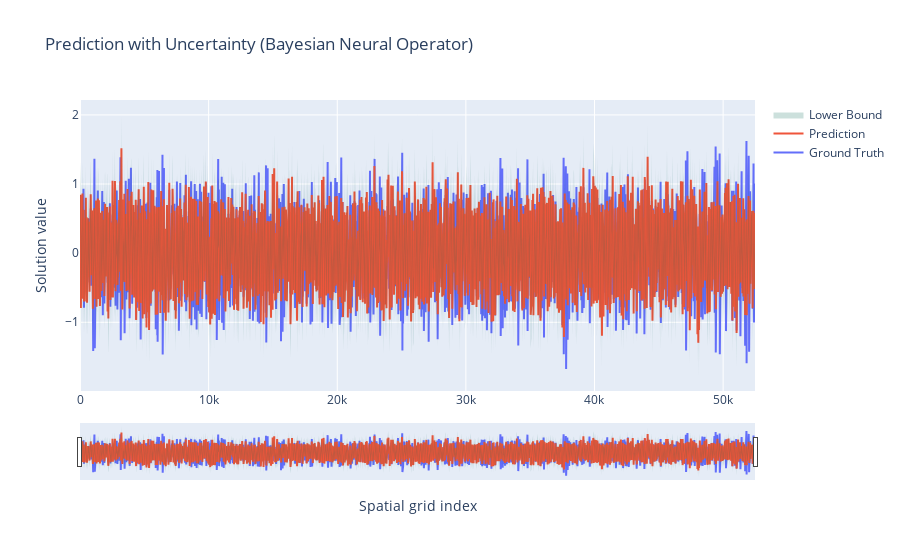

Notebook code for this chart:
### Code cell
fig=go.Figure()
fig.add_trace(go.Scatter(y=gts_flattened, mode='lines', name='Ground Truth'))
fig.add_trace(go.Scatter(y=pred_flatten, mode='lines', name='Prediction'))
# Uncertainty band
fig.add_trace(go.Scatter(
    y=(pred_flatten + pred_std.flatten()),
    mode='lines',
    line=dict(width=0),
    name='Upper Bound',
    showlegend=False
))
fig.add_trace(go.Scatter(
    y=( pred_flatten - pred_std.flatten()),
    mode='lines',
    line=dict(width=0),
    name='Lower Bound',
    fill='tonexty',
    fillcolor='rgba(0,100,80,0.2)',
    showlegend=True
))

fig.update_layout(
        title="Prediction with Uncertainty (Bayesian Neural Operator)",
        xaxis_title="Spatial grid index",
        yaxis_title="Solution value"
    )
# Add range slider
fig.update_layout(
    xaxis=dict(
        rangeslider=dict(
            visible=True
        ),
        type="linear"
    )
)
fig.show()

### Figure 1 — Plotly figure (JSON) as saved in the notebook; plotly's stock layout.template omitted (floating-point values rounded to 4 significant figures; data arrays with more than 128 entries replaced by an {"elided": "..."} marker saying what was removed)
{"data": [{"mode": "lines", "name": "Ground Truth", "type": "scatter", "y": {"elided": "52480 float values"}}, {"mode": "lines", "name": "Prediction", "type": "scatter", "y": {"elided": "52480 float values"}}, {"line": {"width": 0}, "mode": "lines", "name": "Upper Bound", "showlegend": false, "type": "scatter", "y": {"elided": "52480 float values"}}, {"fill": "tonexty", "fillcolor": "rgba(0,100,80,0.2)", "line": {"width": 0}, "mode": "lines", "name": "Lower Bound", "showlegend": true, "type": "scatter", "y": {"elided": "52480 float values"}}], "layout": {"title": {"text": "Prediction with Uncertainty (Bayesian Neural Operator)"}, "xaxis": {"rangeslider": {"visible": true}, "title": {"text": "Spatial grid index"}, "type": "linear"}, "yaxis": {"title": {"text": "Solution value"}}}}
